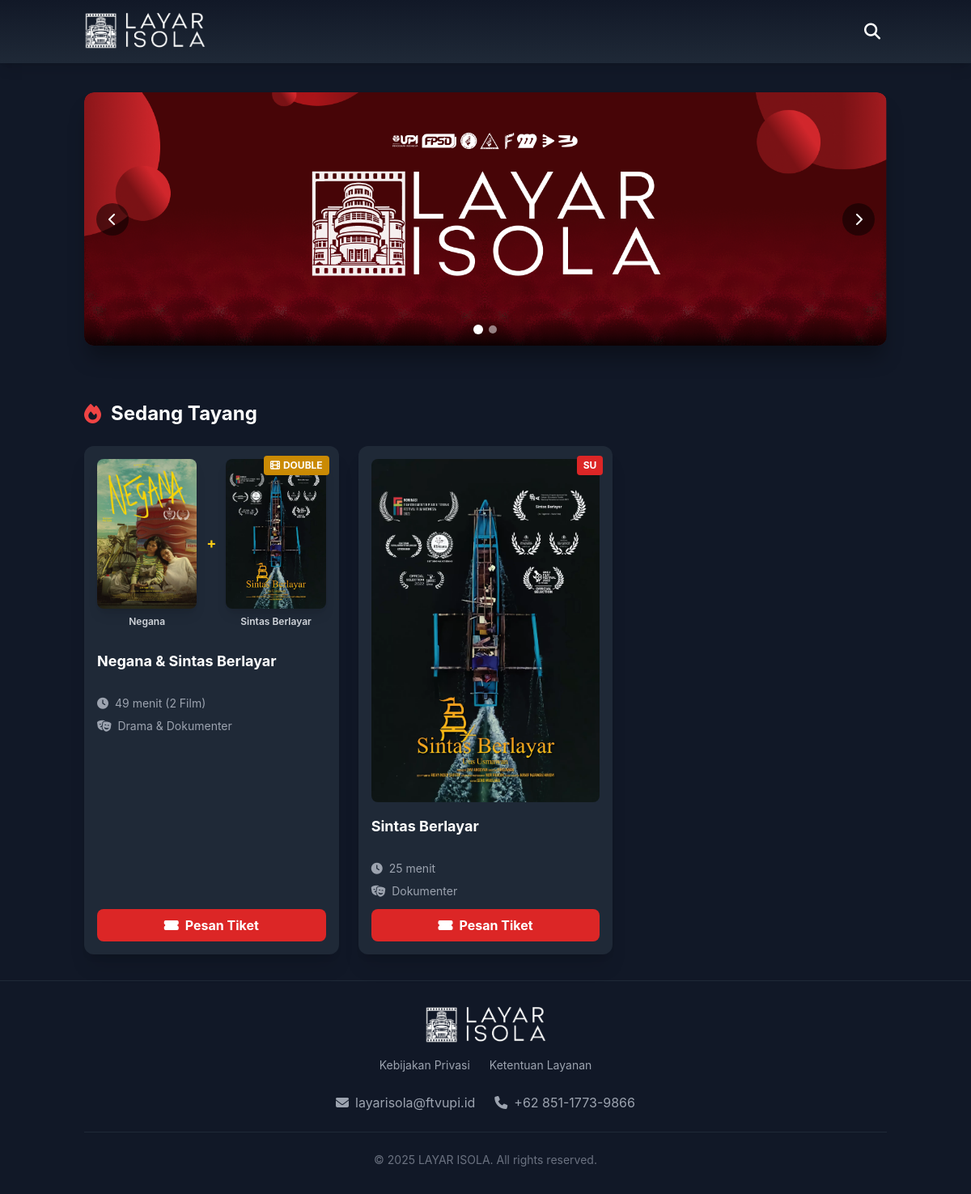
The page / on the database its author committed.
### tables this page shows
CREATE TABLE `sponsors` (
  `id` int(11) NOT NULL,
  `name` varchar(200) NOT NULL,
  `image` varchar(255) NOT NULL,
  `url` varchar(255) DEFAULT NULL,
  `is_active` tinyint(1) DEFAULT 1,
  `sort_order` int(11) DEFAULT 0,
  `created_at` timestamp NULL DEFAULT current_timestamp(),
  `updated_at` timestamp NULL DEFAULT current_timestamp() ON UPDATE current_timestamp()
);

CREATE TABLE `films` (
  `id` int(11) NOT NULL,
  `title` varchar(200) NOT NULL,
  `description` text DEFAULT NULL,
  `duration` int(11) NOT NULL COMMENT 'Durasi dalam menit',
  `genre` varchar(100) DEFAULT NULL,
  `rating` varchar(10) DEFAULT NULL COMMENT 'G, PG, PG-13, R, dll',
  `release_date` date DEFAULT NULL,
  `cover_image` varchar(255) DEFAULT NULL COMMENT 'Path ke gambar cover',
  `trailer_url` varchar(255) DEFAULT NULL,
  `trailer_file` varchar(255) DEFAULT NULL,
  `second_film_id` int(11) DEFAULT NULL,
  `is_double_feature` tinyint(1) DEFAULT 0,
  `second_cover_image` varchar(255) DEFAULT NULL,
  `director` varchar(100) DEFAULT NULL,
  `cast` text DEFAULT NULL COMMENT 'Pemain utama',
  `status` enum('active','inactive') DEFAULT 'active',
  `created_at` timestamp NULL DEFAULT current_timestamp(),
  `updated_at` timestamp NULL DEFAULT current_timestamp() ON UPDATE current_timestamp()
);

CREATE TABLE `settings` (
  `id` int(11) NOT NULL,
  `setting_key` varchar(100) NOT NULL,
  `setting_value` text DEFAULT NULL,
  `setting_type` varchar(50) DEFAULT 'text' COMMENT 'text, number, boolean, json',
  `description` text DEFAULT NULL,
  `updated_at` timestamp NULL DEFAULT current_timestamp() ON UPDATE current_timestamp()
);

### includes/functions.php (called while the page is built, shortened)
<?php
function getSetting($key, $default = '') {
    global $conn;
    $stmt = $conn->prepare("SELECT setting_value FROM settings WHERE setting_key = ?");
    $stmt->bind_param("s", $key);
    $stmt->execute();
    $result = $stmt->get_result();
    if ($row = $result->fetch_assoc()) {
        return $row['setting_value'];
    }
    return $default;
}
function getFilmById($id) {
    global $conn;
    $stmt = $conn->prepare("SELECT * FROM films WHERE id = ?");
    $stmt->bind_param("i", $id);
    $stmt->execute();
    $result = $stmt->get_result();
    return $result->fetch_assoc();
}
function getActiveFilms($limit = null) {
    global $conn;
    $sql = "SELECT * FROM films WHERE status = 'active' ORDER BY release_date DESC";
    return $conn->query($sql);
}
function getActiveSponsors($limit = null) {
    global $conn;
    $sql = "SELECT * FROM sponsors WHERE is_active = 1 ORDER BY sort_order ASC, created_at DESC";
    if ($limit) {
        $sql .= " LIMIT " . intval($limit);
    }
    return $conn->query($sql);
}
?>

### index.php (the view, shortened to what this page needs)
<?php
$siteName = getSetting('site_name', 'ISOLA SCREEN');
$sponsors = getActiveSponsors(5);
$carouselSlides = [];
if ($sponsors && $sponsors->num_rows > 0) {
    while ($sponsor = $sponsors->fetch_assoc()) {
        $carouselSlides[] = [
            'id' => $sponsor['id'],
            'name' => $sponsor['name'],
            'image' => 'assets/images/sponsors/' . $sponsor['image'],
            'url' => $sponsor['url']
        ];
    }
}
$films = getActiveFilms();
?>
<!DOCTYPE html>
<html lang="id">
<head>
    <script src="https://cdn.tailwindcss.com"></script>
    <link rel="stylesheet" href="https://cdnjs.cloudflare.com/ajax/libs/font-awesome/6.4.0/css/all.min.css">
    <link rel="stylesheet" href="assets/css/style.css">
</head>
<body class="bg-gray-900 text-white">
    <header class="sticky top-0 z-50 bg-gradient-to-b from-gray-900 to-gray-800 shadow-lg">
        <div class="container mx-auto px-4 py-4">
            <div class="flex items-center justify-between">
                <div class="flex items-center space-x-3">
                <img src="LOGO LAYAR ISOLA.webp" style="width: 150px;">
                </div>
                <a href="search.php" class="p-2 hover:bg-gray-700 rounded-full transition">
                    <i class="fas fa-search text-xl"></i>
                </a>
            </div>
        </div>
    </header>
    <section class="py-4 bg-gray-900">
        <div class="container mx-auto px-4">
            <div class="sponsor-carousel">
                <div class="sponsor-carousel-inner">
                    <?php foreach ($carouselSlides as $index => $slide): ?>
                        <?php if (!empty($slide['url']) && $slide['url'] != '#'): ?>
                            <a href="<?php echo htmlspecialchars($slide['url']); ?>" target="_blank" class="sponsor-link sponsor-carousel-item relative" data-index="<?php echo $index; ?>">
                        <?php else: ?>
                            <div class="sponsor-carousel-item relative" data-index="<?php echo $index; ?>">
                        <?php endif; ?>
                            <img
                                src="<?php echo htmlspecialchars($slide['image']); ?>"
                                alt="<?php echo htmlspecialchars($slide['name']); ?>"
                                class="sponsor-carousel-image"
                                onerror="this.classList.add('fallback-image'); this.outerHTML = '<div class=\'sponsor-carousel-image fallback-image\'>' + this.alt + '</div>'">
                            <div class="sponsor-name-overlay">
                            </div>
                        <?php if (!empty($slide['url']) && $slide['url'] != '#'): ?>
                            </a>
                        <?php else: ?>
                            </div>
                        <?php endif; ?>
                    <?php endforeach; ?>
                </div>
                <button class="sponsor-carousel-control prev">
                    <i class="fas fa-chevron-left"></i>
                </button>
                <button class="sponsor-carousel-control next">
                    <i class="fas fa-chevron-right"></i>
                </button>
                <div class="sponsor-carousel-indicators">
                    <?php foreach ($carouselSlides as $index => $slide): ?>
                        <div class="sponsor-carousel-indicator <?php echo $index === 0 ? 'active' : ''; ?>" data-index="<?php echo $index; ?>"></div>
                    <?php endforeach; ?>
                </div>
            </div>
        </div>
    </section>
<section class="py-8 bg-gray-900">
    <div class="container mx-auto px-4">
        <div class="flex items-center justify-between mb-6">
            <h3 class="text-2xl font-bold flex items-center">
                <i class="fas fa-fire text-red-500 mr-3"></i>Sedang Tayang
            </h3>
        </div>
        <?php
        if ($films && $films->num_rows > 0): ?>
            <div class="films-grid">
                <?php while ($film = $films->fetch_assoc()): ?>
                    <?php
                    $secondFilm = null;
                    if ($film['is_double_feature'] == 1 && $film['second_film_id']) {
                        $secondFilm = getFilmById($film['second_film_id']);
                    }
                    $coverPath = !empty($film['cover_image'])
                        ? 'assets/images/films/' . $film['cover_image']
                        : 'assets/images/no-image.jpg';
                    $secondCoverPath = $secondFilm && !empty($secondFilm['cover_image'])
                        ? 'assets/images/films/' . $secondFilm['cover_image']
                        : 'assets/images/no-image.jpg';
                    ?>
                    <a href="film-detail.php?id=<?php echo $film['id']; ?>" class="film-card bg-gray-800 rounded-xl overflow-hidden shadow-xl">
                        <div class="relative p-4">
                            <?php if ($film['is_double_feature'] == 1 && $secondFilm): ?>
                                <div class="double-feature-container flex items-center justify-center gap-3 mb-3">
                                    <div class="text-center flex-1">
                                        <img src="<?php echo htmlspecialchars($coverPath); ?>"
                                             alt="<?php echo htmlspecialchars($film['title']); ?>"
                                             class="w-full rounded-lg shadow-lg film-cover"
                                             style="aspect-ratio: 2/3; object-fit: cover;"
                                             onerror="this.src='assets/images/no-image.jpg'">
                                        <p class="mt-2 text-xs font-semibold text-gray-300 line-clamp-2 leading-tight">
                                            <?php echo htmlspecialchars($film['title']); ?>
                                        </p>
                                    </div>
                                    <div class="plus-sign text-yellow-400 font-bold text-lg">+</div>
                                    <div class="text-center flex-1">
                                        <img src="<?php echo htmlspecialchars($secondCoverPath); ?>"
                                             alt="<?php echo htmlspecialchars($secondFilm['title']); ?>"
                                             class="w-full rounded-lg shadow-lg film-cover"
                                             style="aspect-ratio: 2/3; object-fit: cover;"
                                             onerror="this.src='assets/images/no-image.jpg'">
                                        <p class="mt-2 text-xs font-semibold text-gray-300 line-clamp-2 leading-tight">
                                            <?php echo htmlspecialchars($secondFilm['title']); ?>
                                        </p>
                                    </div>
                                </div>
                                <div class="absolute top-3 right-3 bg-yellow-600 text-white text-xs font-bold px-2 py-1 rounded flex items-center">
                                    <i class="fas fa-film mr-1 text-xs"></i>
                                    <span>DOUBLE</span>
                                </div>
                            <?php else: ?>
                                <img src="<?php echo htmlspecialchars($coverPath); ?>"
                                     alt="<?php echo htmlspecialchars($film['title']); ?>"
                                     class="film-cover rounded-lg"
                                     onerror="this.src='assets/images/no-image.jpg'">
                                <?php if (!empty($film['rating'])): ?>
                                <div class="absolute top-3 right-3 bg-red-600 text-white text-xs font-bold px-2 py-1 rounded">
                                    <?php echo htmlspecialchars($film['rating']); ?>
                                </div>
                                <?php endif; ?>
                            <?php endif; ?>
                        </div>
                        <div class="film-content p-4 pt-0">
                            <div class="film-info">
                                <h4 class="font-bold text-lg mb-2 film-title" title="<?php
                                    if ($film['is_double_feature'] == 1 && $secondFilm) {
                                        echo htmlspecialchars($film['title'] . ' & ' . $secondFilm['title']);
                                    } else {
                                        echo htmlspecialchars($film['title']);
                                    }
                                ?>">
                                    <?php
                                    if ($film['is_double_feature'] == 1 && $secondFilm) {
                                        echo htmlspecialchars($film['title'] . ' & ' . $secondFilm['title']);
                                    } else {
                                        echo htmlspecialchars($film['title']);
                                    }
                                    ?>
                                </h4>
                                <?php if (!empty($film['duration'])): ?>
                                <div class="flex items-center text-sm text-gray-400 mb-2">
                                    <i class="fas fa-clock mr-2"></i>
                                    <span>
                                        <?php
                                        if ($film['is_double_feature'] == 1 && $secondFilm) {
                                            $totalDuration = $film['duration'] + $secondFilm['duration'];
                                            echo $totalDuration . ' menit (2 Film)';
                                        } else {
                                            echo $film['duration'] . ' menit';
                                        }
                                        ?>
                                    </span>
                                </div>
                                <?php endif; ?>
                                <?php if (!empty($film['genre'])): ?>
                                <div class="flex items-center text-sm text-gray-400 mb-3">
                                    <i class="fas fa-theater-masks mr-2"></i>
                                    <span class="line-clamp-1">
                                        <?php
                                        if ($film['is_double_feature'] == 1 && $secondFilm) {
                                            echo htmlspecialchars($film['genre'] . ' & ' . $secondFilm['genre']);
                                        } else {
                                            echo htmlspecialchars($film['genre']);
                                        }
                                        ?>
                                    </span>
                                </div>
                                <?php endif; ?>
                            </div>
                            <button class="w-full bg-red-600 hover:bg-red-700 text-white font-bold py-2 px-4 rounded-lg transition mt-auto">
                                <i class="fas fa-ticket-alt mr-2"></i>Pesan Tiket
                            </button>
                        </div>
                    </a>
                <?php endwhile; ?>
            </div>
        <?php endif; ?>
    </div>
</section>
    <footer class="bg-gray-900 border-t border-gray-800 py-8">
        <div class="container mx-auto px-4">
            <div class="text-center mb-4">
                <div class="flex items-center justify-center space-x-3 mb-4">
                    <img src="LOGO LAYAR ISOLA.webp" style="width: 150px;">
                </div>
            </div>
            <div class="flex justify-center space-x-6 mb-6">
                <a href="kebijakan-privasi.php" class="text-gray-400 hover:text-white text-sm transition">
                    Kebijakan Privasi
                </a>
                <a href="ketentuan-layanan.php" class="text-gray-400 hover:text-white text-sm transition">
                    Ketentuan Layanan
                </a>
            </div>
            <div class="flex flex-col md:flex-row justify-center items-center space-y-2 md:space-y-0 md:space-x-6 mb-6">
                <div class="flex items-center text-gray-400">
                    <i class="fas fa-envelope mr-2"></i>
                    <span><?php echo getSetting('contact_email', 'info@isolascreen.com'); ?></span>
                </div>
                <div class="flex items-center text-gray-400">
                    <i class="fas fa-phone mr-2"></i>
                    <span><?php echo getSetting('contact_phone', '021-12345678'); ?></span>
                </div>
            </div>
            <div class="text-center text-gray-500 text-sm border-t border-gray-800 pt-6">
                <p>&copy; <?php echo date('Y'); ?> <?php echo $siteName; ?>. All rights reserved.</p>
            </div>
        </div>
    </footer>
</body>
</html>

### rows shown on the page
films: cover_image (picture), title "Negana", films.cover_image (picture), films.title "Sintas Berlayar", title "Negana & Sintas Berlayar", totalDuration "49", genre "Drama & Dokumenter"
films: cover_image (picture), rating "SU", title "Sintas Berlayar", duration "25", genre "Dokumenter"
settings: setting_value "layarisola@ftvupi.id"
settings: setting_value "+62 851-1773-9866"
settings: setting_value "LAYAR ISOLA"
